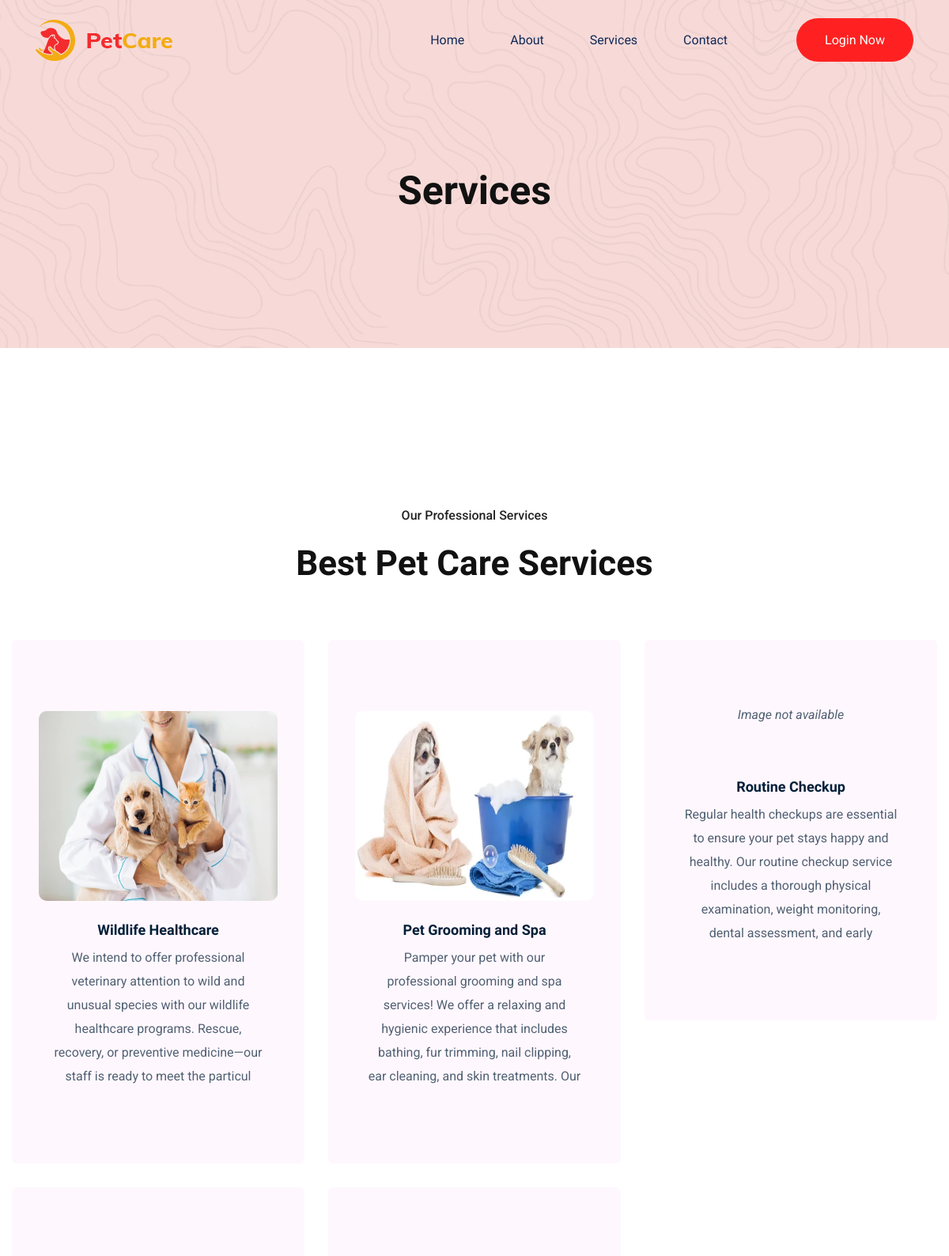
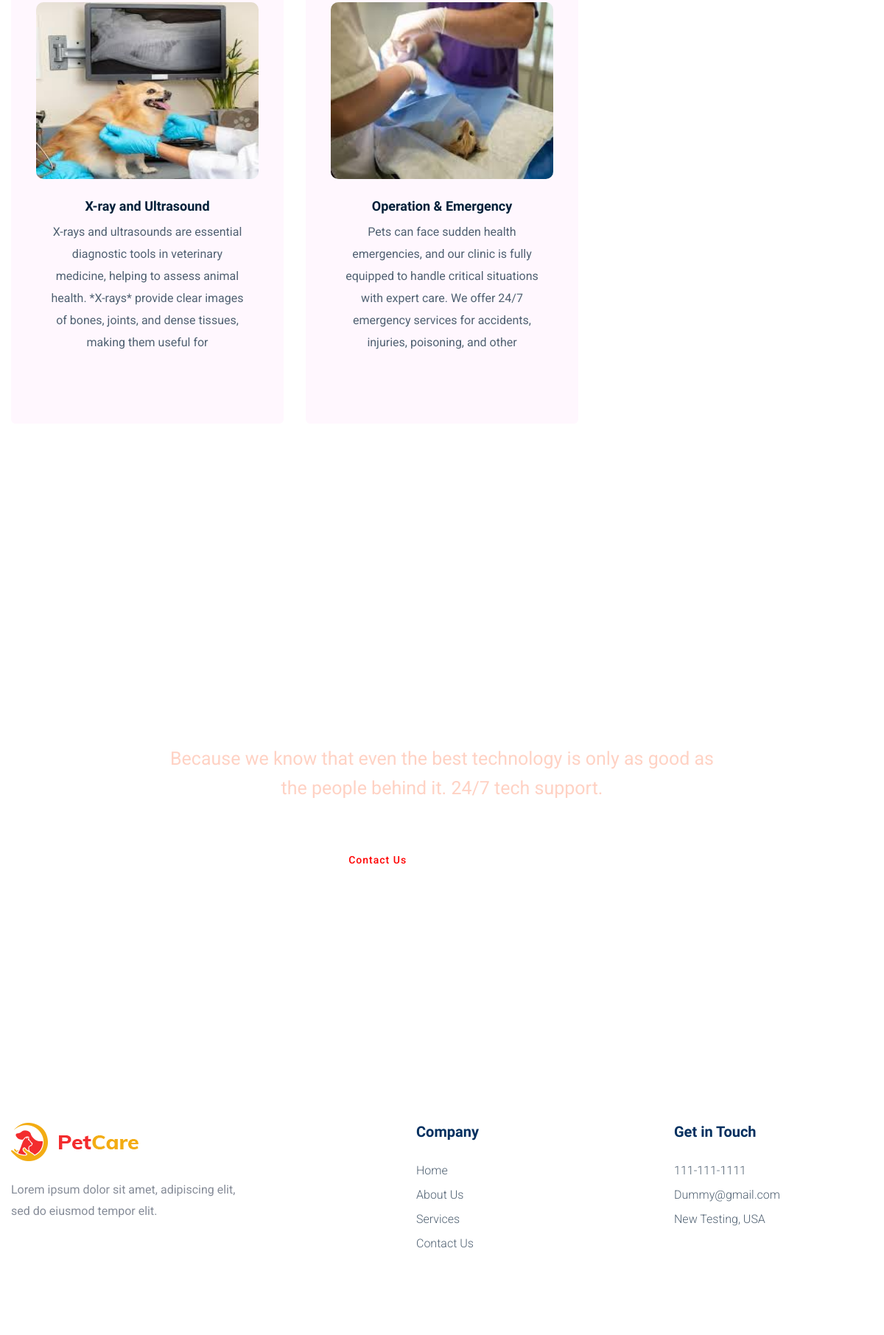
/clinic/services.php (upper part), run on the app's committed database (2 pictures, top to bottom).
### tables this page shows
CREATE TABLE `services` (
  `id` int(11) NOT NULL,
  `servicename` varchar(200) NOT NULL,
  `servicedesc` varchar(200) NOT NULL,
  `img` varchar(200) NOT NULL
);

### clinic/services.php (the view, shortened to what this page needs)
<!doctype html>
<html class="no-js" lang="zxx">
<head>
<?php include 'headlink.php'?>
</head>
<body>
 <?php include 'header.php'?>
    <main>
        <div class="slider-area2 slider-height2 d-flex align-items-center">
            <div class="container">
                <div class="row">
                    <div class="col-xl-12">
                        <div class="hero-cap text-center pt-50">
                            <h2>Services</h2>
                        </div>
                    </div>
                </div>
            </div>
        </div>
        <div class="our-services section-padding30">
            <div class="container">
                <div class="row justify-content-sm-center">
                    <div class="cl-xl-7 col-lg-8 col-md-10">
                        <div class="section-tittle text-center mb-70">
                            <span>Our Professional Services</span>
                            <h2>Best Pet Care Services</h2>
                        </div>
                    </div>
                </div>
                <?php
include 'connection.php';
$query = mysqli_query($con, "SELECT * FROM services");
?>
<div class="row">
    <?php while ($row = mysqli_fetch_assoc($query)) { ?>
       <a href="form.php">
        <div class="col-lg-4 col-md-6 col-sm-6" >
            <div class="single-services text-center mb-30">
            <?php
                    $imagePath = 'dashboard/service_image/'.$row['img'];
                    if (!empty($row['img']) && file_exists($imagePath)) {
                        echo '<img src="' . $imagePath . '" alt="' . htmlspecialchars($row['img']) . '" width="100%" style="margin-top: 10px; border-radius: 10px; height:30vh">';
                    } else {
                        echo '<p><em>Image not available</em></p>';
                    }
                    ?>
                    <br><br>
                <div class="services-cap">
                    <h5><a href="#"><?php echo htmlspecialchars($row['servicename']); ?></a></h5>
                    <p><?php echo nl2br(htmlspecialchars($row['servicedesc'])); ?></p>
                </div>
            </div>
        </div>
                </a>
    <?php } ?>
</div>
            </div>
        </div>
        <div class="contact-animal-owner section-bg" data-background="assets/img/gallery/section_bg04.png">
            <div class="container">
                <div class="row justify-content-center">
                    <div class="col-lg-8">
                        <div class="contact_text text-center">
                            <div class="section_title text-center">
                                <h3>Any time you can call us!</h3>
                                <p>Because we know that even the best technology is only as good as the people behind it. 24/7 tech support.</p>
                            </div>
                            <div class="contact_btn d-flex align-items-center justify-content-center">
                                <a href="contact.html" class="btn white-btn">Contact Us</a>
                                <p>Or<a href="#"> +880 4664 216</a></p>
                            </div>
                        </div>
                    </div>
                </div>
            </div>
        </div>
    </main>
    <?php
include 'footer.php';
?>
    </body>
</html>

### data on the page
services: img (picture), servicename "Wildlife Healthcare", servicedesc "We intend to offer professional veterinary attention to wild and unusual species with our wildlife healthcare programs. Rescue, recovery, or preventive medicine—our staff is ready to meet the particul"
services: img (picture), servicename "Pet Grooming and Spa", servicedesc "Pamper your pet with our professional grooming and spa services! We offer a relaxing and hygienic experience that includes bathing, fur trimming, nail clipping, ear cleaning, and skin treatments. Our"
services: shows "Image not available", servicename "Routine Checkup", servicedesc "Regular health checkups are essential to ensure your pet stays happy and healthy. Our routine checkup service includes a thorough physical examination, weight monitoring, dental assessment, and early"
services: img (picture), servicename "X-ray and Ultrasound", servicedesc "X-rays and ultrasounds are essential diagnostic tools in veterinary medicine, helping to assess animal health. *X-rays* provide clear images of bones, joints, and dense tissues, making them useful for"
services: img (picture), servicename "Operation & Emergency", servicedesc "Pets can face sudden health emergencies, and our clinic is fully equipped to handle critical situations with expert care. We offer 24/7 emergency services for accidents, injuries, poisoning, and other"
